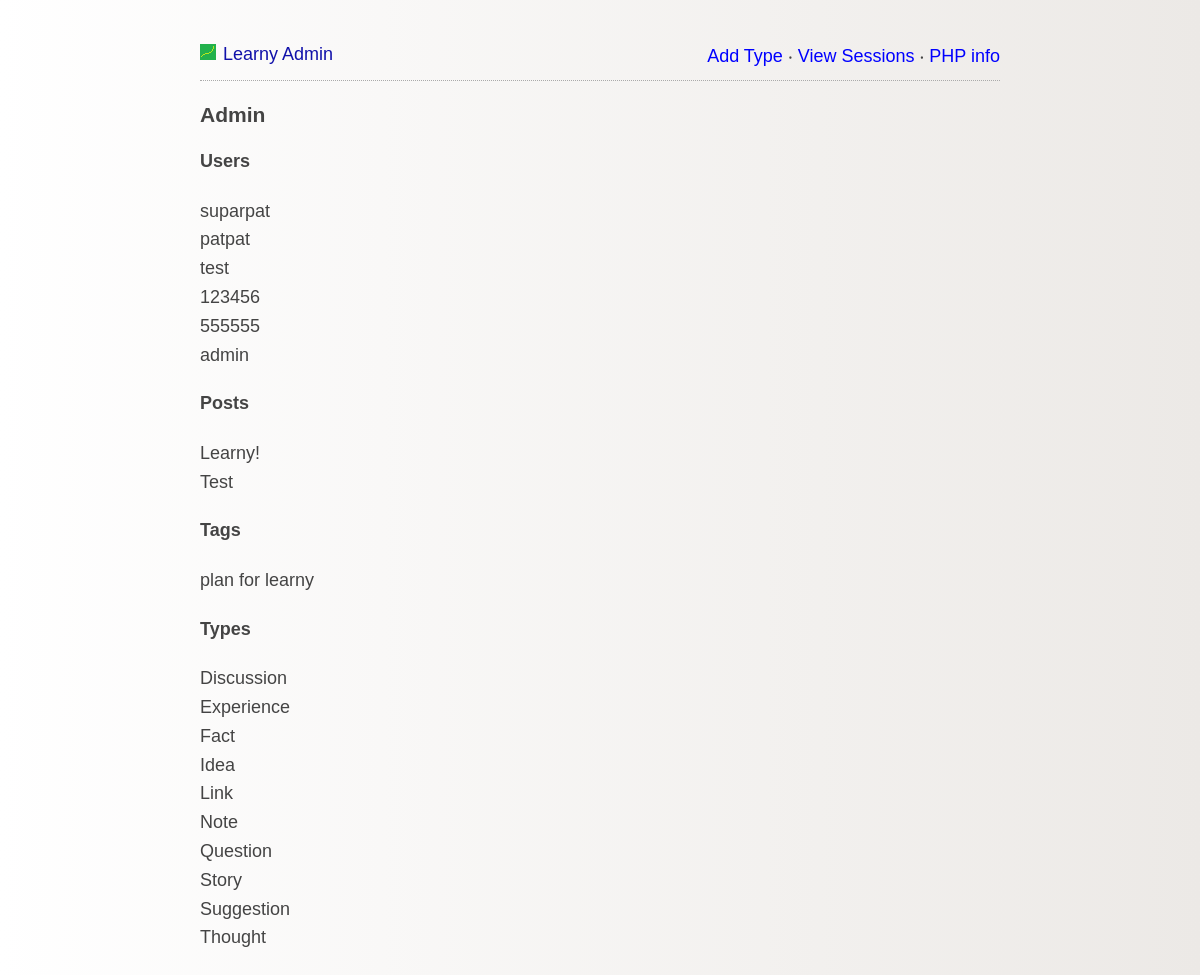
Page /admin/index.php on the earlier database version.
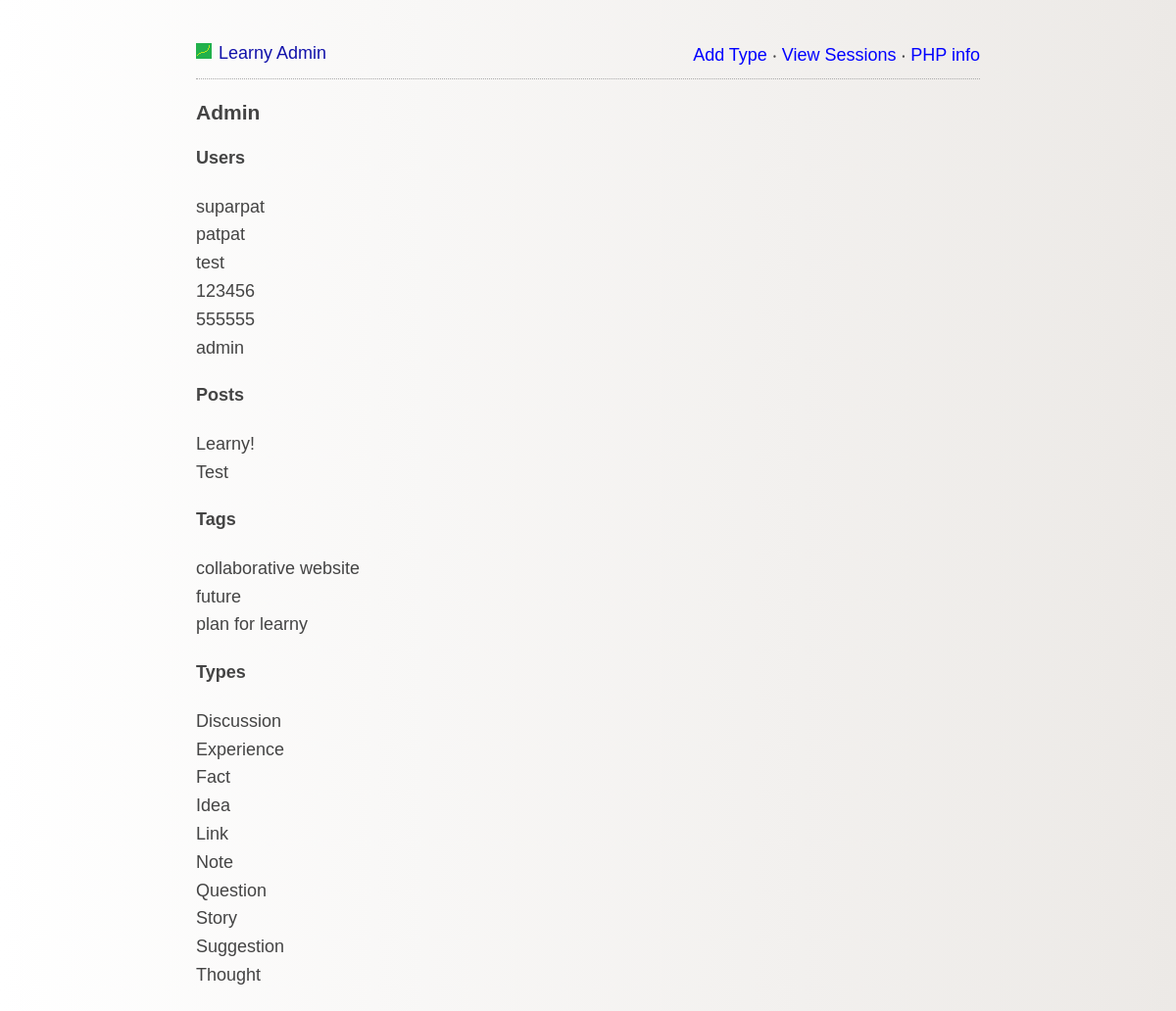
Same page on the later database version.
### tables this page shows
CREATE TABLE IF NOT EXISTS `users` (
  `uid` int(11) NOT NULL AUTO_INCREMENT,
  `username` varchar(25) NOT NULL,
  `password` varchar(255) NOT NULL,
  `email` varchar(100) NOT NULL,
  `created_at` timestamp NOT NULL DEFAULT CURRENT_TIMESTAMP,
  PRIMARY KEY (`uid`),
  UNIQUE KEY `username` (`username`),
  UNIQUE KEY `email` (`email`)
);

CREATE TABLE IF NOT EXISTS `posts` (
  `id` int(11) NOT NULL AUTO_INCREMENT,
  `subject` varchar(300) NOT NULL,
  `content` text NOT NULL,
  `uid` int(11) NOT NULL,
  `created_at` timestamp NOT NULL DEFAULT CURRENT_TIMESTAMP,
  `updated_at` timestamp NULL DEFAULT CURRENT_TIMESTAMP ON UPDATE CURRENT_TIMESTAMP,
  PRIMARY KEY (`id`),
  KEY `author` (`uid`)
);

CREATE TABLE IF NOT EXISTS `tags` (
  `id` int(11) NOT NULL AUTO_INCREMENT,
  `name` varchar(255) NOT NULL,
  PRIMARY KEY (`id`),
  UNIQUE KEY `name` (`name`)
);

CREATE TABLE IF NOT EXISTS `types` (
  `id` int(11) NOT NULL AUTO_INCREMENT,
  `name` varchar(255) NOT NULL,
  PRIMARY KEY (`id`),
  UNIQUE KEY `name` (`name`)
);

### lib/userClass.php (called while the page is built, shortened)
<?php
	class userClass{
		public function fetchAllUsers(){
			try{
				$db = getDB();
				$stmt = $db->prepare("SELECT uid,email,username,users.created_at FROM users");
				$stmt->execute();
				$data = $stmt->fetchAll(PDO::FETCH_OBJ);
				return $data;
			}
			catch(PDOException $e) {
				echo '{"error":{"text":'. $e->getMessage() .'}}';
			}
		}
	}
?>

### lib/postClass.php (called while the page is built, shortened)
<?php
	require_once(__DIR__.'/tagClass.php');
	require_once(__DIR__.'/typeClass.php');
	class postClass{
		public function fetchPosts($limit, $page){
			try{
				$db = getDB();
				$stmt = $db->prepare("SELECT id, subject, posts.uid, username, posts.created_at FROM posts INNER JOIN users ON posts.uid=users.uid ORDER BY updated_at DESC LIMIT :limit OFFSET :offset");
				$stmt->bindParam("limit", $limit,PDO::PARAM_INT);
				$offset = ($page-1)*$limit;
				$stmt->bindParam("offset", $offset,PDO::PARAM_INT);
				$stmt->execute();
				$data = $stmt->fetchAll(PDO::FETCH_OBJ);
				return $data;
			}
			catch(PDOException $e) {
				echo '{"error":{"text":'. $e->getMessage() .'}}';
			}
		}
	}
?>

### lib/tagClass.php (called while the page is built, shortened)
<?php
class tagClass{
	public function fetchTags(){
		try{
			$db = getDB();
			$stmt = $db->prepare("SELECT name FROM tags");
			$stmt->execute();
			$data = $stmt->fetchAll(PDO::FETCH_OBJ);
			return $data;
		}
		catch(PDOException $e){
			echo '{"error":{"text":'. $e->getMessage() .'}}';
		}
	}
}
?>

### lib/typeClass.php (called while the page is built, shortened)
<?php
class typeClass{
	public function fetchTypes(){
		try{
			$db = getDB();
			$stmt = $db->prepare("SELECT id, name FROM types");
			$stmt->execute();
			$data = $stmt->fetchAll(PDO::FETCH_OBJ);
			return $data;
		}
		catch(PDOException $e){
			echo '{"error":{"text":'. $e->getMessage() .'}}';
		}
	}
}
?>

### admin/index.php (the view, shortened to what this page needs)
<?php
	require_once(__DIR__.'/../lib/userClass.php');
	require_once(__DIR__.'/../lib/postClass.php');
	require_once(__DIR__.'/../lib/tagClass.php');
	require_once(__DIR__.'/../lib/typeClass.php');
	$userClass = new userClass();
	$postClass = new postClass();
	$tagClass = new tagClass();
	$typeClass = new typeClass();
	$users = $userClass->fetchAllUsers();
	$posts = $postClass->fetchPosts(1000, 1);
	$tags = $tagClass->fetchTags();
	$types = $typeClass->fetchTypes();
?>
<html>
	<head>
		<?php include 'partials/header.php' ?>
	</head>
	<body>
		<div id="content">
			<?php include 'partials/top_menu.php' ?>
			<header>
				<h3>Admin</h3>
			</header>
			<h4>Users</h4>
			<?php
				foreach($users as $user){
					echo $user->username."<br>";
				}
			?>
			<h4>Posts</h4>
			<?php
				foreach($posts as $post){
					echo $post->subject."<br>";
				}
			?>
			<h4>Tags</h4>
			<?php
				foreach($tags as $tag){
					echo $tag->name."<br>";
				}
			?>
			<h4>Types</h4>
			<?php
				foreach($types as $type){
					echo $type->name."<br>";
				}
			?>
		</div>
	</body>
</html>

### admin/partials/header.php (shortened to what this page needs)
<link rel="stylesheet" type="text/css" href="../css/style.css">

### admin/partials/top_menu.php (shortened to what this page needs)
<div id="banner">
	<div id="logo">
	    <a href="index.php">
	    <img src="../img/logo.png" class="pin_logo">
	    </a>
		<a id="pinboard_name" href="index.php">Learny Admin</a>
	</div>
	<div id="top_menu">
		<a href="add_type.php">Add Type</a>
		&#8231;
		<a href="view_sessions.php">View Sessions</a>
		&#8231;
		<a href="php_info.php">PHP info</a>
	</div>
</div>

### css/style.css (style rules this page uses)
body { background: #ECE9E6; background: -webkit-linear-gradient(to left, #ECE9E6 , #FFFFFF); background: linear-gradient(to left, #ECE9E6 , #FFFFFF); margin:40px auto; max-width:800px; line-height:1.6; font-size:18px; font-family: helvetica, sans-serif; color:#444; padding:0 10px; }
h1,h2,h3,h4 { line-height:1.2; }
a { text-decoration:none; color:#11a; }
#banner { border-bottom: 1px dotted #aaa; margin-bottom: 0.7em; padding-bottom: 9px; text-align: left; }
#logo { float: left; color: #aaa; }
.pin_logo { margin-right: 2px; }
#top_menu { margin-top: 2px; float: right; }
#top_menu a { color:blue; }

Differences in the rows shown:
added tags: name "collaborative website"
added tags: name "future"
